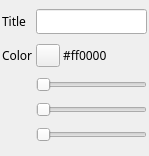
<?xml version="1.0" encoding="UTF-8"?>
<ui version="4.0">
 <class>BasicChannelSettingsWidget</class>
 <widget class="QWidget" name="BasicChannelSettingsWidget">
  <property name="geometry">
   <rect>
    <x>0</x>
    <y>0</y>
    <width>149</width>
    <height>156</height>
   </rect>
  </property>
  <property name="font">
   <font>
    <family>Sans Serif</family>
    <pointsize>9</pointsize>
   </font>
  </property>
  <property name="windowTitle">
   <string>Title &amp; Color</string>
  </property>
  <layout class="QGridLayout" name="gridLayout">
   <property name="leftMargin">
    <number>2</number>
   </property>
   <property name="topMargin">
    <number>2</number>
   </property>
   <property name="rightMargin">
    <number>2</number>
   </property>
   <property name="bottomMargin">
    <number>2</number>
   </property>
   <property name="spacing">
    <number>3</number>
   </property>
   <item row="0" column="0">
    <widget class="QLabel" name="label">
     <property name="sizePolicy">
      <sizepolicy hsizetype="Maximum" vsizetype="Preferred">
       <horstretch>0</horstretch>
       <verstretch>0</verstretch>
      </sizepolicy>
     </property>
     <property name="text">
      <string>Title</string>
     </property>
    </widget>
   </item>
   <item row="0" column="1" colspan="2">
    <widget class="QLineEdit" name="title"/>
   </item>
   <item row="1" column="0">
    <widget class="QLabel" name="label_2">
     <property name="sizePolicy">
      <sizepolicy hsizetype="Maximum" vsizetype="Preferred">
       <horstretch>0</horstretch>
       <verstretch>0</verstretch>
      </sizepolicy>
     </property>
     <property name="text">
      <string>Color</string>
     </property>
    </widget>
   </item>
   <item row="1" column="1">
    <widget class="QToolButton" name="colorBtn">
     <property name="text">
      <string/>
     </property>
    </widget>
   </item>
   <item row="1" column="2">
    <widget class="QLabel" name="color">
     <property name="text">
      <string>#ff0000</string>
     </property>
    </widget>
   </item>
   <item row="2" column="1" colspan="2">
    <widget class="QSlider" name="red">
     <property name="maximum">
      <number>255</number>
     </property>
     <property name="orientation">
      <enum>Qt::Horizontal</enum>
     </property>
    </widget>
   </item>
   <item row="3" column="1" colspan="2">
    <widget class="QSlider" name="green">
     <property name="maximum">
      <number>255</number>
     </property>
     <property name="orientation">
      <enum>Qt::Horizontal</enum>
     </property>
    </widget>
   </item>
   <item row="4" column="1" colspan="2">
    <widget class="QSlider" name="blue">
     <property name="maximum">
      <number>255</number>
     </property>
     <property name="orientation">
      <enum>Qt::Horizontal</enum>
     </property>
    </widget>
   </item>
  </layout>
 </widget>
 <tabstops>
  <tabstop>title</tabstop>
  <tabstop>colorBtn</tabstop>
  <tabstop>red</tabstop>
  <tabstop>green</tabstop>
  <tabstop>blue</tabstop>
 </tabstops>
 <resources/>
 <connections/>
</ui>
